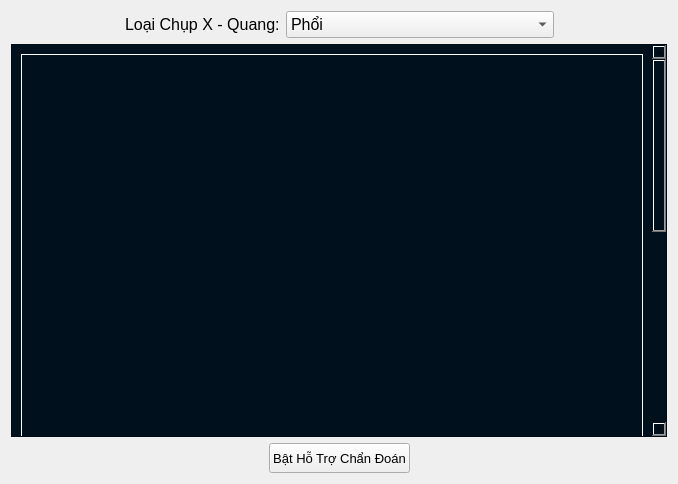
<?xml version="1.0" encoding="UTF-8"?>
<ui version="4.0">
 <class>XRayPaitient</class>
 <widget class="QFrame" name="XRayPaitient">
  <property name="geometry">
   <rect>
    <x>0</x>
    <y>0</y>
    <width>678</width>
    <height>484</height>
   </rect>
  </property>
  <property name="minimumSize">
   <size>
    <width>540</width>
    <height>353</height>
   </size>
  </property>
  <property name="maximumSize">
   <size>
    <width>9999</width>
    <height>9999</height>
   </size>
  </property>
  <property name="font">
   <font>
    <pointsize>12</pointsize>
   </font>
  </property>
  <property name="windowTitle">
   <string>Frame</string>
  </property>
  <layout class="QVBoxLayout" name="verticalLayout_2">
   <item>
    <layout class="QHBoxLayout" name="horizontalLayout_2">
     <item>
      <spacer name="horizontalSpacer">
       <property name="orientation">
        <enum>Qt::Horizontal</enum>
       </property>
       <property name="sizeHint" stdset="0">
        <size>
         <width>40</width>
         <height>20</height>
        </size>
       </property>
      </spacer>
     </item>
     <item>
      <layout class="QHBoxLayout" name="horizontalLayout">
       <item>
        <widget class="QLabel" name="label">
         <property name="font">
          <font>
           <pointsize>12</pointsize>
          </font>
         </property>
         <property name="text">
          <string>Loại Chụp X - Quang:</string>
         </property>
        </widget>
       </item>
       <item>
        <widget class="QComboBox" name="comboXRayType">
         <property name="minimumSize">
          <size>
           <width>268</width>
           <height>0</height>
          </size>
         </property>
         <property name="font">
          <font>
           <pointsize>12</pointsize>
          </font>
         </property>
         <item>
          <property name="text">
           <string>Phổi</string>
          </property>
         </item>
         <item>
          <property name="text">
           <string>Cột Sống</string>
          </property>
         </item>
         <item>
          <property name="text">
           <string>Xương</string>
          </property>
         </item>
         <item>
          <property name="text">
           <string>Tuyến Vú</string>
          </property>
         </item>
        </widget>
       </item>
      </layout>
     </item>
     <item>
      <spacer name="horizontalSpacer_2">
       <property name="orientation">
        <enum>Qt::Horizontal</enum>
       </property>
       <property name="sizeHint" stdset="0">
        <size>
         <width>40</width>
         <height>20</height>
        </size>
       </property>
      </spacer>
     </item>
    </layout>
   </item>
   <item>
    <widget class="QScrollArea" name="scrollArea">
     <property name="styleSheet">
      <string notr="true">background-color: #00111d;
	color: #000000;
	border-color: #000000;</string>
     </property>
     <property name="widgetResizable">
      <bool>true</bool>
     </property>
     <widget class="QWidget" name="scrollAreaWidgetContents">
      <property name="geometry">
       <rect>
        <x>0</x>
        <y>0</y>
        <width>641</width>
        <height>818</height>
       </rect>
      </property>
      <layout class="QVBoxLayout" name="verticalLayout">
       <item>
        <widget class="QLabel" name="lbXRayImg">
         <property name="minimumSize">
          <size>
           <width>622</width>
           <height>800</height>
          </size>
         </property>
         <property name="maximumSize">
          <size>
           <width>622</width>
           <height>800</height>
          </size>
         </property>
         <property name="styleSheet">
          <string notr="true">QLabel
{
	background-color: transparent;
	color: #ffffff;

}


QLabel::disabled
{
	background-color: transparent;
	color: #656565;

}</string>
         </property>
         <property name="frameShape">
          <enum>QFrame::Box</enum>
         </property>
         <property name="text">
          <string/>
         </property>
        </widget>
       </item>
      </layout>
     </widget>
    </widget>
   </item>
   <item>
    <layout class="QHBoxLayout" name="horizontalLayout_3">
     <item>
      <spacer name="horizontalSpacer_3">
       <property name="orientation">
        <enum>Qt::Horizontal</enum>
       </property>
       <property name="sizeHint" stdset="0">
        <size>
         <width>40</width>
         <height>20</height>
        </size>
       </property>
      </spacer>
     </item>
     <item>
      <widget class="QPushButton" name="btDiagnoseAI">
       <property name="minimumSize">
        <size>
         <width>0</width>
         <height>30</height>
        </size>
       </property>
       <property name="maximumSize">
        <size>
         <width>150</width>
         <height>30</height>
        </size>
       </property>
       <property name="font">
        <font>
         <pointsize>10</pointsize>
        </font>
       </property>
       <property name="cursor">
        <cursorShape>PointingHandCursor</cursorShape>
       </property>
       <property name="text">
        <string>Bật Hỗ Trợ Chẩn Đoán</string>
       </property>
      </widget>
     </item>
     <item>
      <spacer name="horizontalSpacer_4">
       <property name="orientation">
        <enum>Qt::Horizontal</enum>
       </property>
       <property name="sizeHint" stdset="0">
        <size>
         <width>40</width>
         <height>20</height>
        </size>
       </property>
      </spacer>
     </item>
    </layout>
   </item>
  </layout>
 </widget>
 <resources/>
 <connections/>
</ui>
